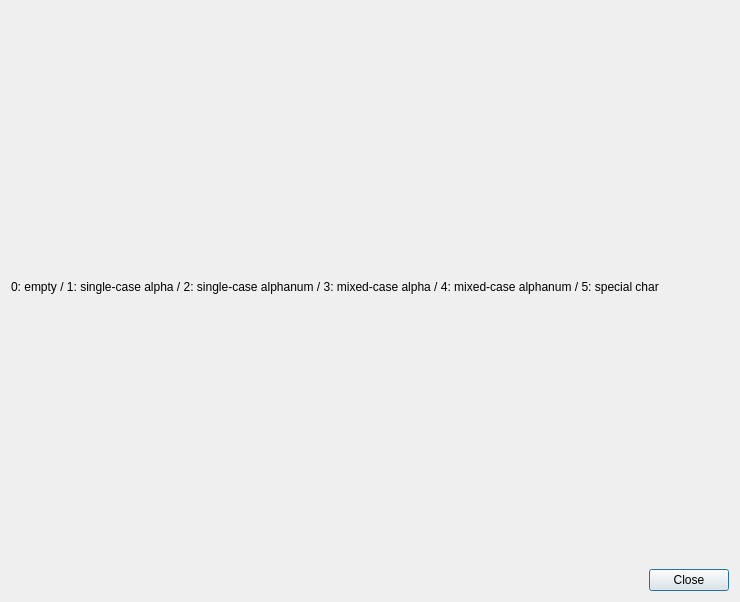
<ui version="4.0" >
 <class>GraphDialog</class>
 <widget class="QDialog" name="GraphDialog" >
  <property name="geometry" >
   <rect>
    <x>0</x>
    <y>0</y>
    <width>740</width>
    <height>602</height>
   </rect>
  </property>
  <property name="minimumSize" >
   <size>
    <width>400</width>
    <height>300</height>
   </size>
  </property>
  <property name="windowTitle" >
   <string>Graph</string>
  </property>
  <property name="windowIcon" >
   <iconset>
    <normaloff>pixmaps/os_icon.png</normaloff>pixmaps/os_icon.png</iconset>
  </property>
  <layout class="QVBoxLayout" name="verticalLayout" >
   <item>
    <layout class="QHBoxLayout" name="horizontalLayout" >
     <item>
      <widget class="QwtPlot" name="categoryPlot" />
     </item>
     <item>
      <widget class="QwtPlot" name="lengthPlot" />
     </item>
    </layout>
   </item>
   <item>
    <widget class="QLabel" name="label" >
     <property name="sizePolicy" >
      <sizepolicy vsizetype="Preferred" hsizetype="Preferred" >
       <horstretch>0</horstretch>
       <verstretch>0</verstretch>
      </sizepolicy>
     </property>
     <property name="text" >
      <string>0: empty / 1: single-case alpha / 2: single-case alphanum / 3: mixed-case alpha / 4: mixed-case alphanum / 5: special char</string>
     </property>
    </widget>
   </item>
   <item>
    <widget class="QwtPlot" name="timePlot" />
   </item>
   <item>
    <widget class="QDialogButtonBox" name="buttonBox" >
     <property name="standardButtons" >
      <set>QDialogButtonBox::Close</set>
     </property>
    </widget>
   </item>
  </layout>
 </widget>
 <customwidgets>
  <customwidget>
   <class>QwtPlot</class>
   <extends>QFrame</extends>
   <header>qwt_plot.h</header>
  </customwidget>
 </customwidgets>
 <resources/>
 <connections>
  <connection>
   <sender>buttonBox</sender>
   <signal>rejected()</signal>
   <receiver>GraphDialog</receiver>
   <slot>close()</slot>
   <hints>
    <hint type="sourcelabel" >
     <x>321</x>
     <y>438</y>
    </hint>
    <hint type="destinationlabel" >
     <x>321</x>
     <y>230</y>
    </hint>
   </hints>
  </connection>
 </connections>
</ui>
